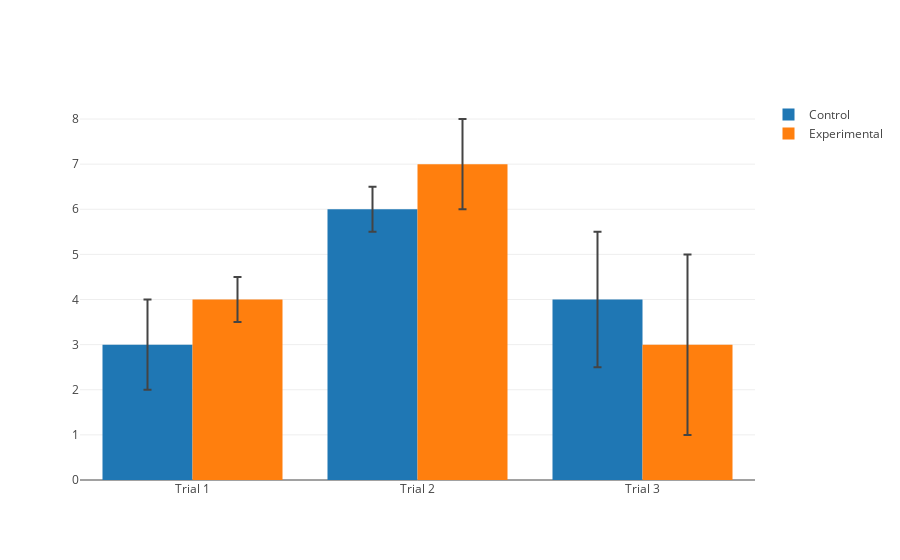

Notebook code cell kept with this figure:
### Markdown cell above
# Bar Chart with Error Bars

### Code cell
trace0 = go.Bar(
    x=['Trial 1', 'Trial 2', 'Trial 3'],
    y=[3, 6, 4],
    name='Control',
    error_y=dict(
        type='data',
        array=[1, 0.5, 1.5],
        visible=True
    )
)
trace1 = go.Bar(
    x=['Trial 1', 'Trial 2', 'Trial 3'],
    y=[4, 7, 3],
    name='Experimental',
    error_y=dict(
        type='data',
        array=[0.5, 1, 2],
        visible=True
    )
)

data = [trace0, trace1]
layout = go.Layout(barmode='group')
fig = go.Figure(data=data, layout=layout)
plotly.offline.iplot(fig, filename='error-bar-bar')

### Figure 1 — Plotly figure (JSON) as saved in the notebook; plotly's stock layout.template omitted (floating-point values rounded to 4 significant figures)
{"data": [{"error_y": {"array": [1, 0.5, 1.5], "type": "data", "visible": true}, "name": "Control", "type": "bar", "uid": "be2a124e-7086-452a-8e3e-e4b7b79753ca", "x": ["Trial 1", "Trial 2", "Trial 3"], "y": [3, 6, 4]}, {"error_y": {"array": [0.5, 1, 2], "type": "data", "visible": true}, "name": "Experimental", "type": "bar", "uid": "88832e46-e33c-4125-bc64-d827f2934ed4", "x": ["Trial 1", "Trial 2", "Trial 3"], "y": [4, 7, 3]}], "layout": {"barmode": "group"}}
